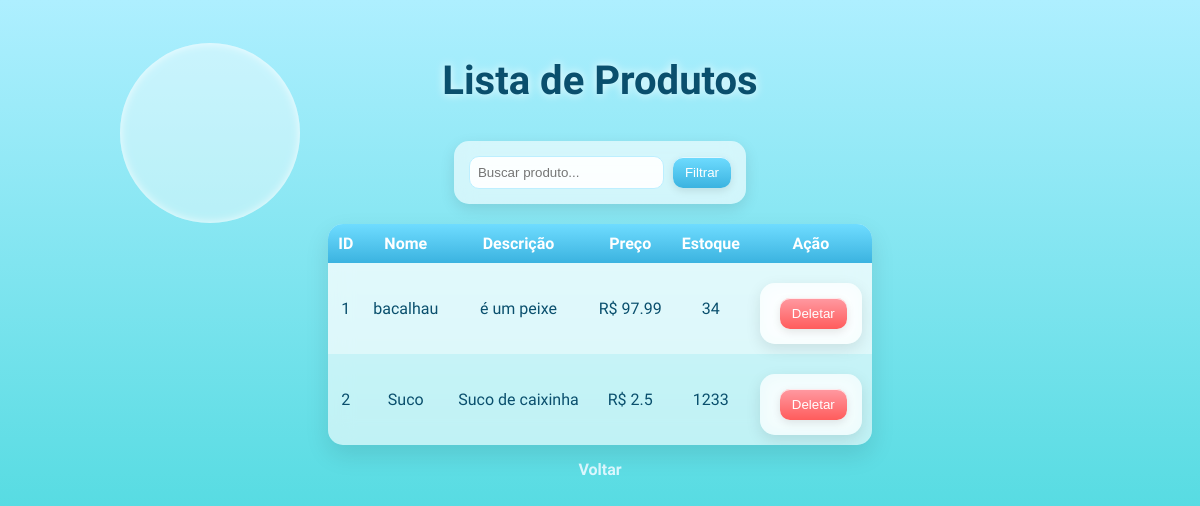
The app's page /produtos (signed in) with its own data.
### tables this page shows
CREATE TABLE produtos (
        id INTEGER PRIMARY KEY AUTOINCREMENT,
        nome TEXT NOT NULL,
        descricao TEXT,
        preco REAL NOT NULL,
        estoque INTEGER NOT NULL
    );

### app.py (the view)
@app.route('/produtos')
def produtos():
    if 'usuario_id' not in session:
        return redirect('/')
    filtro = request.args.get('filtro')
    produtos = listar_produtos()
    if filtro:
        produtos = [p for p in produtos if filtro.lower() in p['nome'].lower()]
    return render_template('produtos.html', produtos=produtos)

### database.py (called while the page is built)
def conectar():
    conn = sqlite3.connect(DB_NAME)
    conn.row_factory = sqlite3.Row
    return conn

### models.py (called while the page is built)
def listar_produtos():
    conn = conectar()
    conn.row_factory = sqlite3.Row
    cursor = conn.cursor()
    cursor.execute("SELECT * FROM produtos")
    produtos = cursor.fetchall()
    conn.close()
    return produtos

### templates/produtos.html (shortened to what this page needs)
<!doctype html>
<html lang="pt-BR">
  <head>
    <link rel="stylesheet" href="{{ url_for('static', filename='css/produtosstyle.css') }}">
  </head>
  <body>
    <h1>Lista de Produtos</h1>
    <form method="GET">
      <input type="text" name="filtro" placeholder="Buscar produto..." value="{{ request.args.get('filtro', '') }}">
      <button type="submit">Filtrar</button>
    </form>
    <table>
      <tr>
        <th>ID</th>
        <th>Nome</th>
        <th>Descrição</th>
        <th>Preço</th>
        <th>Estoque</th>
        <th>Ação</th>
      </tr>
      {% for produto in produtos %}
      <tr>
        <td>{{ produto.id }}</td>
        <td>{{ produto.nome }}</td>
        <td>{{ produto.descricao }}</td>
        <td>R$ {{ produto.preco }}</td>
        <td>{{ produto.estoque }}</td>
        <td>
          <form action="/deletar/{{ produto.id }}" method="GET">
            <button type="submit">Deletar</button>
          </form>
        </td>
      </tr>
      {% endfor %}
    </table>
    <a href="/home">Voltar</a>
  </body>
</html>

### static/css/produtosstyle.css (style rules this page uses)
body { margin: 0; font-family: 'Segoe UI', sans-serif; background: linear-gradient(to bottom, #aeefff, #1bcece); background-attachment: fixed; min-height: 100vh; display: flex; flex-direction: column; align-items: center; padding: 30px; }
h1 { color: #0a4f6d; font-size: 2.5rem; text-shadow: 0 0 10px rgba(255,255,255,0.9); }
form { margin-top: 10px; background: rgba(255,255,255,0.6); padding: 15px; border-radius: 15px; backdrop-filter: blur(10px); box-shadow: 0 5px 15px rgba(0,0,0,0.1); }
input[type="text"] { padding: 8px; border-radius: 10px; border: 1px solid #bdefff; outline: none; background: rgba(255,255,255,0.9); }
button { padding: 8px 12px; border-radius: 10px; border: none; background: linear-gradient(to bottom, #6fdcff, #3bb3e0); color: white; cursor: pointer; margin-left: 5px; box-shadow: inset 0 1px 0 rgba(255,255,255,0.8), 0 3px 8px rgba(0,0,0,0.1); transition: 0.2s; }
table { margin-top: 20px; border-collapse: collapse; background: rgba(255,255,255,0.6); backdrop-filter: blur(12px); border-radius: 15px; overflow: hidden; box-shadow: 0 10px 25px rgba(0,0,0,0.1); }
th { background: linear-gradient(to bottom, #6fdcff, #3bb3e0); color: white; padding: 10px; text-align: center; }
td { padding: 10px; text-align: center; color: #0a4f6d; }
tr:nth-child(even) { background: rgba(255,255,255,0.4); }
td button { background: linear-gradient(to bottom, #ff9aa2, #ff5c5c); }
a { margin-top: 15px; color: #dcf8ff; text-decoration: none; font-weight: 600; }
body::before, body::after { content: ""; position: fixed; border-radius: 50%; background: rgba(255,255,255,0.4); box-shadow: inset 0 0 10px rgba(255,255,255,0.8); z-index: -1; }
body::before { width: 180px; height: 180px; top: 5%; left: 10%; }
body::after { width: 120px; height: 120px; bottom: 10%; right: 10%; }

### records on screen
produtos: id "1", nome "bacalhau", descricao "é um peixe", preco "97.99", estoque "34"
produtos: id "2", nome "Suco", descricao "Suco de caixinha", preco "2.5", estoque "1233"
